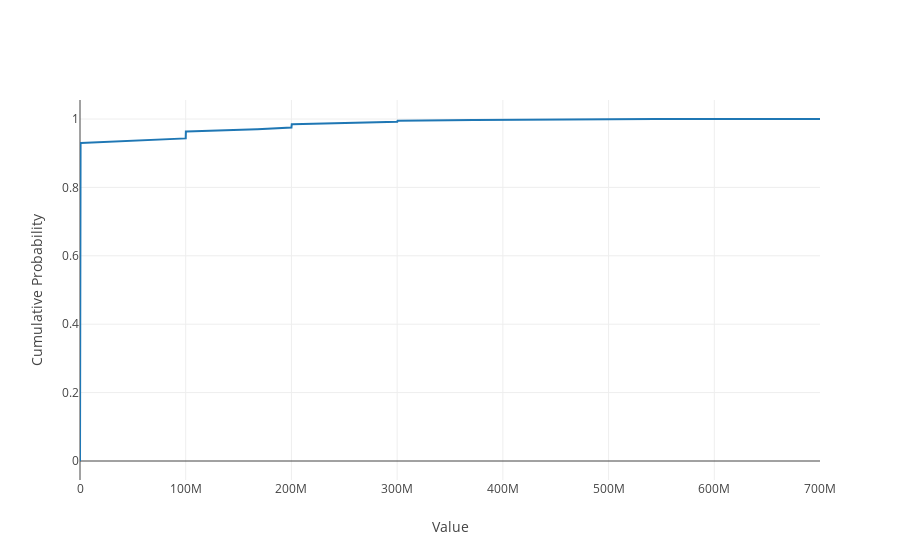

Source (notebook cell):
### Markdown cell above
## Visualize Results

### Code cell
# Show cumulative distribution function (CDF) of recoveries
recoveries.show_cdf()

### Figure 1 — Plotly figure (JSON) as saved in the notebook; plotly's stock layout.template omitted (floating-point values rounded to 4 significant figures; data arrays with more than 128 entries replaced by an {"elided": "..."} marker saying what was removed)
{"data": [{"type": "scatter", "x": {"elided": "100000 float values"}, "y": {"elided": "100000 float values"}}], "layout": {"xaxis": {"title": {"text": "Value"}}, "yaxis": {"title": {"text": "Cumulative Probability"}}}}
